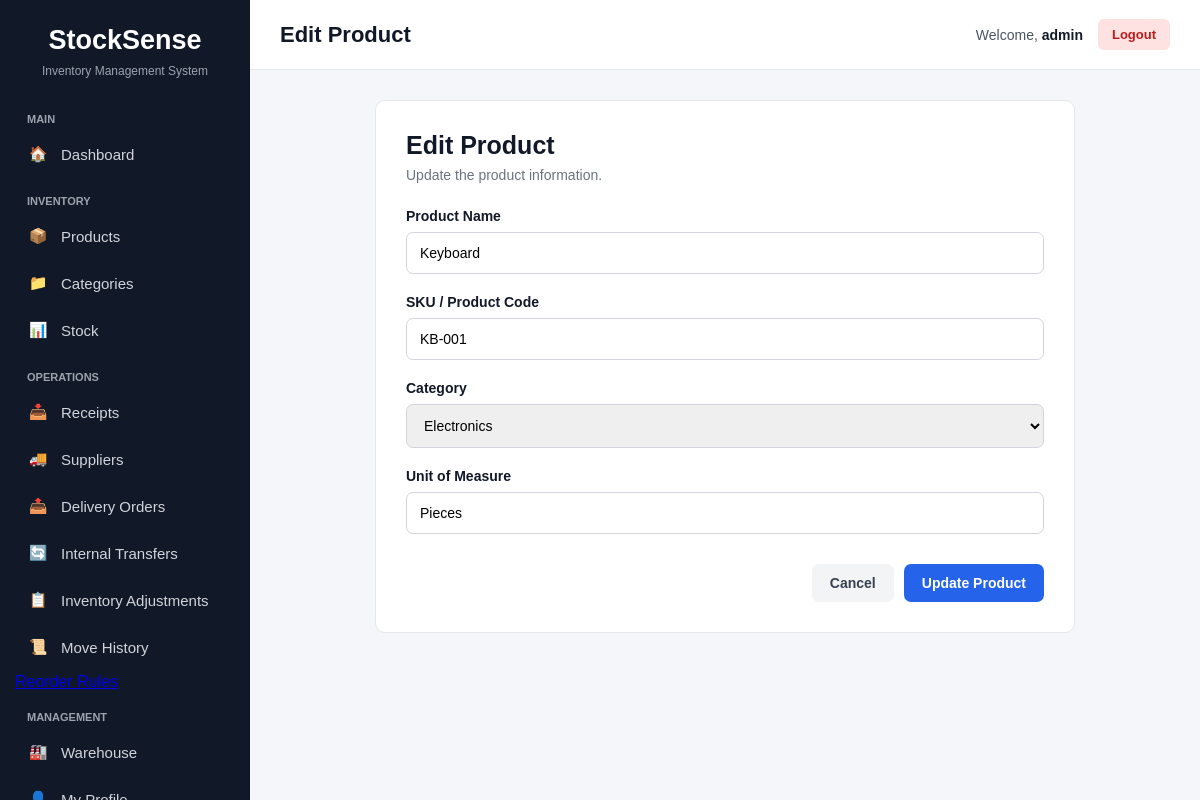
/inventory/products/2/edit/ (signed in), run on the app's committed database.
### inventory/models.py (models this page shows, shortened)
class Product(models.Model):
    name = models.CharField(max_length=200)
    sku = models.CharField(max_length=100, unique=True)
    category = models.ForeignKey(
        Category,
        on_delete=models.CASCADE,
        related_name='products'
    )
    unit_of_measure = models.CharField(max_length=50)
    created_at = models.DateTimeField(auto_now_add=True)
    updated_at = models.DateTimeField(auto_now=True)

### inventory/views.py (the view)
@login_required
def product_update(request, pk):
    product = get_object_or_404(
        Product,
        pk=pk
    )
    if request.method == 'POST':
        form = ProductForm(
            request.POST,
            instance=product
        )
        if form.is_valid():
            product = form.save()
            messages.success(
                request,
                f'Product "{product.name}" was updated successfully.'
            )
            return redirect('inventory:product_list')
    else:
        form = ProductForm(
            instance=product
        )
    return render(
        request,
        'inventory/product_form.html',
        {
            'form': form,
            'page_title': 'Edit Product',
            'button_text': 'Update Product',
            'product': product,
        }
    )

### inventory/forms.py
class ProductForm(forms.ModelForm):
    class Meta:
        model = Product
        fields = [
            'name',
            'sku',
            'category',
            'unit_of_measure',
        ]
        widgets = {
            'name': forms.TextInput(attrs={
                'class': 'form-control',
                'placeholder': 'Enter product name',
            }),
            'sku': forms.TextInput(attrs={
                'class': 'form-control',
                'placeholder': 'Enter SKU',
            }),
            'category': forms.Select(attrs={
                'class': 'form-control',
            }),
            'unit_of_measure': forms.TextInput(attrs={
                'class': 'form-control',
                'placeholder': 'Example: Pieces',
            }),
        }

### inventory/models.py (called while the page is built)
    def __str__(self):
        return self.name

### templates/inventory/product_form.html (shortened to what this page needs)
{% extends "base.html" %}
{% block page_title %}
{{ page_title }}
{% endblock %}
{% block content %}
<div class="form-container">
    <div class="form-header">
        <h1>
            {{ page_title }}
        </h1>
        <p>
            {% if product %}
                Update the product information.
            {% else %}
                Add a new product to your inventory.
            {% endif %}
        </p>
    </div>
    <form method="POST">
        <div class="form-group">
            <label for="{{ form.name.id_for_label }}">
                Product Name
            </label>
            {{ form.name }}
        </div>
        <div class="form-group">
            <label for="{{ form.sku.id_for_label }}">
                SKU / Product Code
            </label>
            {{ form.sku }}
        </div>
        <div class="form-group">
            <label for="{{ form.category.id_for_label }}">
                Category
            </label>
            {{ form.category }}
        </div>
        <div class="form-group">
            <label for="{{ form.unit_of_measure.id_for_label }}">
                Unit of Measure
            </label>
            {{ form.unit_of_measure }}
        </div>
        <div class="form-actions">
            <a
                href="{% url 'inventory:product_list' %}"
                class="cancel-button"
            >
                Cancel
            </a>
            <button
                type="submit"
                class="submit-button"
            >
                {{ button_text }}
            </button>
        </div>
    </form>
</div>
{% endblock %}

### templates/base.html (shortened to what this page needs)
<!DOCTYPE html>
<html lang="en">
<head>
</head>
<body>
<aside class="sidebar">
    <div class="logo">
        StockSense
    </div>
    <div class="logo-subtitle">
        Inventory Management System
    </div>
    <div class="menu-title">
        Main
    </div>
    <a href="{% url 'dashboard:home' %}"
       class="nav-link">
        <span class="nav-icon">🏠</span>
        Dashboard
    </a>
    <div class="menu-title">
        Inventory
    </div>
    <a href="{% url 'inventory:product_list' %}"
   class="nav-link">
    <span class="nav-icon">📦</span>
    Products
</a>
<a href="{% url 'inventory:category_list' %}"
   class="nav-link">
    <span class="nav-icon">📁</span>
    Categories
</a>
    <a href="{% url 'inventory:stock_list' %}"
   class="nav-link">
    <span class="nav-icon">📊</span>
    Stock
</a>
    <div class="menu-title">
        Operations
    </div>
    <a href="{% url 'operations:receipt_list' %}"
   class="nav-link">
    <span class="nav-icon">📥</span>
    Receipts
    </a>
    <a href="{% url 'operations:supplier_list' %}"
   class="nav-link">
    <span class="nav-icon">🚚</span>
    Suppliers
    </a>
    <a href="{% url 'operations:delivery_list' %}"
   class="nav-link">
    <span class="nav-icon">📤</span>
    Delivery Orders
    </a>
    <a href="{% url 'operations:transfer_list' %}"
   class="nav-link">
    <span class="nav-icon">🔄</span>
    Internal Transfers
    </a>
    <a href="{% url 'operations:adjustment_list' %}"
   class="nav-link">
    <span class="nav-icon">📋</span>
    Inventory Adjustments
    </a>
    <a href="{% url 'operations:ledger_list' %}"
   class="nav-link">
    <span class="nav-icon">📜</span>
    Move History
    </a>
    <a href="{% url 'operations:reorder_rule_list' %}">
    </a>
    <div class="menu-title">
        Management
    </div>
    <a href="{% url 'warehouse:warehouse_list' %}"
   class="nav-link">
    <span class="nav-icon">🏭</span>
    Warehouse
     </a>
    <a href="#"
       class="nav-link">
        <span class="nav-icon">👤</span>
    </a>
</aside>
<main class="main-content">
    <header class="topbar">
        <div class="page-title">
            {% block page_title %}{% endblock %}
        </div>
        <div class="user-section">
            <span>
                Welcome,
                <span class="user-name">
                    {{ request.user.username }}
                </span>
            </span>
            <a href="{% url 'accounts:logout' %}"
               class="logout-button">
                Logout
            </a>
        </div>
    </header>
    <section class="content">
        {% block content %}
        {% endblock %}
    </section>
</main>
</body>
</html>

### templates/base.html (style rules this page uses)
* { box-sizing: border-box; margin: 0; padding: 0; }
body { font-family: Arial, Helvetica, sans-serif; background: #f4f6f9; color: #111827; }
.sidebar { position: fixed; left: 0; top: 0; width: 250px; height: 100vh; background: #111827; color: white; padding: 25px 15px; overflow-y: auto; }
.logo { text-align: center; font-size: 27px; font-weight: bold; margin-bottom: 8px; }
.logo-subtitle { text-align: center; color: #9ca3af; font-size: 12px; margin-bottom: 35px; }
.menu-title { color: #9ca3af; font-size: 11px; font-weight: bold; text-transform: uppercase; padding: 0 12px; margin-top: 20px; margin-bottom: 8px; }
.nav-link { display: flex; align-items: center; gap: 12px; padding: 12px; margin-bottom: 5px; border-radius: 7px; color: #d1d5db; text-decoration: none; font-size: 15px; transition: 0.2s; }
.nav-icon { width: 22px; text-align: center; }
.main-content { margin-left: 250px; min-height: 100vh; }
.topbar { height: 70px; background: white; border-bottom: 1px solid #e5e7eb; display: flex; align-items: center; justify-content: space-between; padding: 0 30px; }
.page-title { font-size: 22px; font-weight: bold; color: #111827; }
.user-section { display: flex; align-items: center; gap: 15px; font-size: 14px; color: #4b5563; }
.user-name { font-weight: bold; color: #111827; }
.logout-button { padding: 8px 14px; border-radius: 6px; background: #fee2e2; color: #b91c1c; text-decoration: none; font-size: 13px; font-weight: bold; }
.content { padding: 30px; }

### templates/inventory/product_form.html (style rules this page uses)
.form-container { max-width: 700px; margin: 0 auto; background: white; border: 1px solid #e5e7eb; border-radius: 10px; padding: 30px; }
.form-header { margin-bottom: 25px; }
.form-header h1 { font-size: 25px; margin-bottom: 7px; }
.form-header p { color: #6b7280; font-size: 14px; }
.form-group { margin-bottom: 20px; }
.form-group label { display: block; margin-bottom: 8px; font-size: 14px; font-weight: bold; color: #111827; }
.form-control { width: 100%; padding: 12px 13px; border: 1px solid #d1d5db; border-radius: 7px; font-size: 14px; outline: none; }
.form-actions { display: flex; justify-content: flex-end; gap: 10px; margin-top: 30px; }
.cancel-button, .submit-button { padding: 11px 18px; border-radius: 7px; font-size: 14px; font-weight: bold; text-decoration: none; cursor: pointer; }
.cancel-button { background: #f3f4f6; color: #374151; }
.submit-button { border: none; background: #2563eb; color: white; }

### data on the page
Product: name "Keyboard", sku "KB-001", category "Electronics", unit_of_measure "Pieces"

### other printed values
{{ page_title }} "Edit Product"
{{ request.user.username }} "admin"
{{ button_text }} "Update Product"
